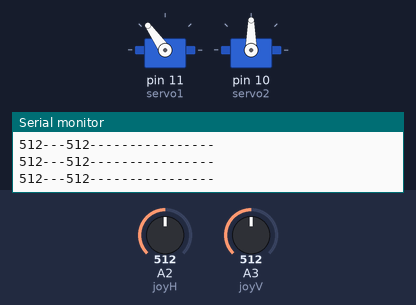
Bench run of a sketch on a simulated Arduino Uno, built with avr-gcc and run on an emulated ATmega328P. Parts: 2 × servo, the last lines printed to the serial monitor. The test bench sets the inputs (shaded band); at power-on: A2 (joyH) = 512, A3 (joyV) = 512.

Above: at 1.2 s.
1.3 s: A2 (joyH) set to 716
At 2.5 s:
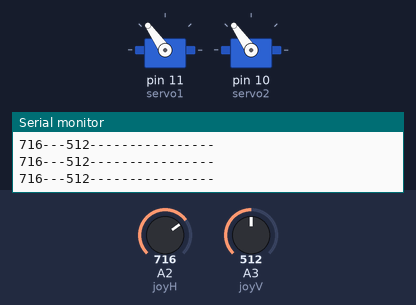
2.8 s: A3 (joyV) set to 716
At 3.3 s:
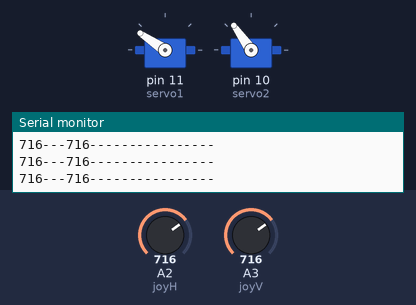
4.3 s: A2 (joyH) set to 900
At 5.5 s:
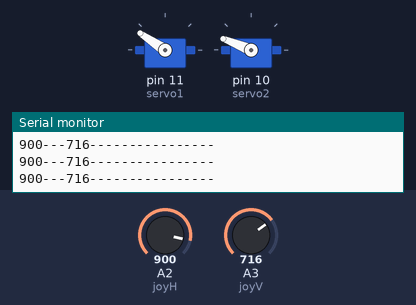
5.8 s: A3 (joyV) set to 900
At 6.3 s:
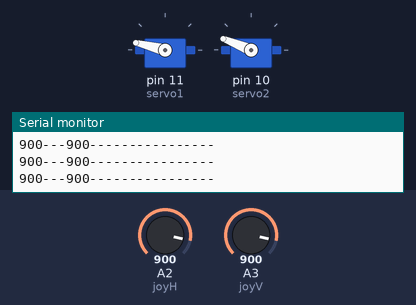
7.3 s: A2 (joyH) set to 1023
At 8.0 s:
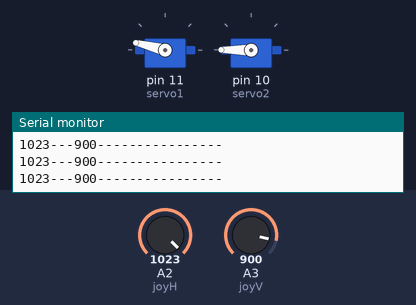
8.8 s: A3 (joyV) set to 1023
At 9.8 s:
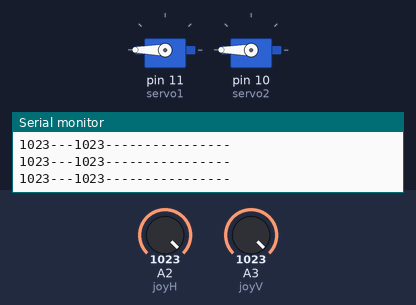
Timing chart, 0 to 11.3 s (numbered marks = the images above; inputs shaded):
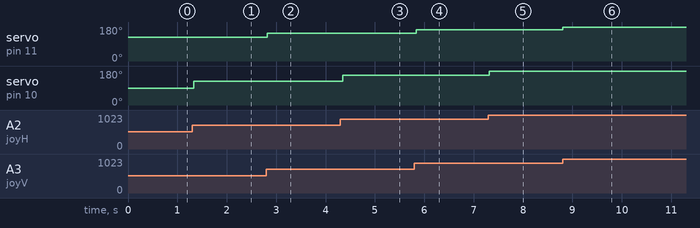

Measured:
- after the input at 1.3 s, servo on pin 10 (servo2): 90° → 125° at once
- after the input at 2.8 s, servo on pin 11 (servo1): 125° → 146° at once
- after the input at 4.3 s, servo on pin 10 (servo2): 125° → 158° after 0.05 s
- after the input at 5.8 s, servo on pin 11 (servo1): 146° → 166° at once
- after the input at 7.3 s, servo on pin 10 (servo2): 158° → 180° at once
- after the input at 8.8 s, servo on pin 11 (servo1): 166° → 180° at once

The sketch:

chair_with_joystick.ino
```cpp
#include <Servo.h>

const int servo1 = 11;       // first servo
const int servo2 = 10;       // second servo
const int joyH = 2;        // L/R Parallax Thumbstick
const int joyV = 3;        // U/D Parallax Thumbstick

int servoVal;           // variable to read the value from the analog pin

Servo myservo1;  // create servo object to control a servo
Servo myservo2;  // create servo object to control a servo


void setup() {

  // Servo
  myservo1.attach(servo1);  // attaches the servo
  myservo2.attach(servo2);  // attaches the servo

  // Inizialize Serial
  Serial.begin(9600);
}


void loop(){

    // Display Joystick values using the serial monitor
    outputJoystick();

    // Read the horizontal joystick value  (value between 0 and 1023)
    servoVal = analogRead(joyH);
    servoVal = map(servoVal, 0, 1023, 0, 180);     // scale it to use it with the servo (result  between 0 and 180)

    myservo2.write(servoVal);                         // sets the servo position according to the scaled value

    // Read the horizontal joystick value  (value between 0 and 1023)
    servoVal = analogRead(joyV);
    servoVal = map(servoVal, 0, 1023, 70, 180);     // scale it to use it with the servo (result between 70 and 180)

    myservo1.write(servoVal);                           // sets the servo position according to the scaled value

    delay(50);                                       // waits for the servo to get there

}


/**
* Display joystick values
*/
void outputJoystick(){

    Serial.print(analogRead(joyH));
    Serial.print ("---");
    Serial.print(analogRead(joyV));
    Serial.println ("----------------");
}
```
